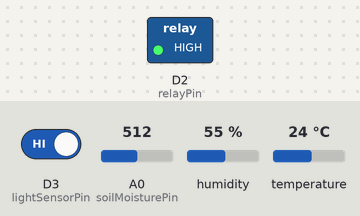
Bench run of a sketch on a simulated ESP8266 (NodeMCU). Shown: switched loads named in the sketch (green lamp = pin HIGH). The test bench sets the inputs (shaded band); at power-on: D3 (lightSensorPin) HIGH, A0 (soilMoisturePin) = 512, humidity 55 %, temperature 24 °C. WiFi joins after 1.5 s; servers stay silent unless stated; what the sketch prints to the serial monitor is not drawn.

Above: at 0.1 s.
At 2.1 s:
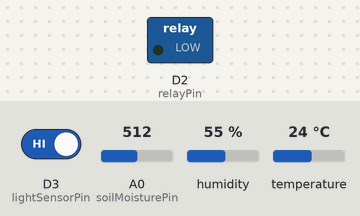
Timing chart, 0 to 3.6 s (numbered marks = the images above):
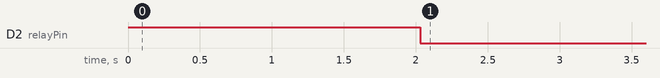

Measured:
- by itself, D2 (relayPin): HIGH → LOW at 2.0 s

The sketch:

Greenhouse_Monitoring.ino
```cpp
#include <ESP8266WiFi.h>
#include <ThingSpeak.h>
#include <DHT.h>

// WiFi credentials
const char* ssid = "Poco M2 Pro";
const char* password = "jalaj@2426";

// ThingSpeak credentials
unsigned long channelID = 2925486;
const char* apiKey = "3X99YH0PM79NEYY8";

// Sensor pins
#define DHTPIN D4
#define DHTTYPE DHT11
#define soilMoisturePin A0
#define lightSensorPin D3
#define relayPin D2             // Relay module control pin

// Irrigation settings
int soilMoistureThreshold = 500; // Adjust this based on calibration

DHT dht(DHTPIN, DHTTYPE);
WiFiClient client;

void setup() {
  Serial.begin(115200);
  dht.begin();

  pinMode(lightSensorPin, INPUT);
  pinMode(relayPin, OUTPUT);
  digitalWrite(relayPin, HIGH);  // Relay off initially (active LOW)

  // Connect to Wi-Fi
  Serial.print("Connecting to WiFi");
  WiFi.begin(ssid, password);
  while (WiFi.status() != WL_CONNECTED) {
    delay(1000);
    Serial.print(".");
  }
  Serial.println("\n✅ WiFi connected");

  // Initialize ThingSpeak
  ThingSpeak.begin(client);
}

void loop() {
  // Reconnect WiFi if disconnected
  if (WiFi.status() != WL_CONNECTED) {
    Serial.println("Reconnecting WiFi...");
    WiFi.begin(ssid, password);
    while (WiFi.status() != WL_CONNECTED) {
      delay(1000);
      Serial.print(".");
    }
    Serial.println("\nWiFi reconnected");
  }

  // Read sensors
  float temperature = dht.readTemperature();
  float humidity = dht.readHumidity();
  int soilMoisture = analogRead(soilMoisturePin);
  int lightLevel = digitalRead(lightSensorPin);

  // Debug output
  Serial.println("=== Sensor Readings ===");
  Serial.print("Temperature: "); Serial.print(temperature); Serial.println(" °C");
  Serial.print("Humidity: "); Serial.print(humidity); Serial.println(" %");
  Serial.print("Soil Moisture: "); Serial.println(soilMoisture);
  Serial.print("Light: "); Serial.println(lightLevel == 1 ? "Bright" : "Dark");

  // 🌿 Automated irrigation control
  if (soilMoisture > soilMoistureThreshold) {
    digitalWrite(relayPin, LOW); // Turn pump ON
    Serial.println("💧 Soil dry - Pump ON");
  } else {
    digitalWrite(relayPin, HIGH); // Turn pump OFF
    Serial.println("🪴 Soil wet - Pump OFF");
  }

  // Send only sensor data to ThingSpeak
  ThingSpeak.setField(1, temperature);   // Field 1 - Temperature
  ThingSpeak.setField(2, humidity);      // Field 2 - Humidity
  ThingSpeak.setField(3, soilMoisture);  // Field 3 - Soil Moisture
  ThingSpeak.setField(4, lightLevel);    // Field 4 - Light (0/1)

  int response = ThingSpeak.writeFields(channelID, apiKey);
  if (response == 200) {
    Serial.println("✅ Data sent to ThingSpeak!");
  } else {
    Serial.print("❌ Error sending data: ");
    Serial.println(response);
  }

  delay(20000); // Wait 20 seconds before next update
}
```
